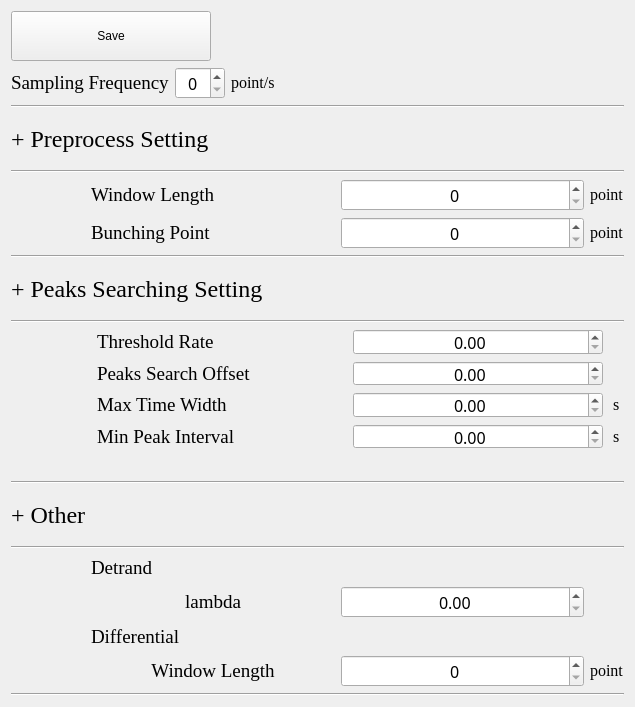
<?xml version="1.0" encoding="UTF-8"?>
<ui version="4.0">
 <class>Form</class>
 <widget class="QWidget" name="Form">
  <property name="geometry">
   <rect>
    <x>0</x>
    <y>0</y>
    <width>635</width>
    <height>707</height>
   </rect>
  </property>
  <property name="windowTitle">
   <string>Form</string>
  </property>
  <layout class="QGridLayout" name="gridLayout_3">
   <item row="21" column="0">
    <layout class="QHBoxLayout" name="horizontalLayout_2">
     <item>
      <spacer name="horizontalSpacer_3">
       <property name="orientation">
        <enum>Qt::Horizontal</enum>
       </property>
       <property name="sizeType">
        <enum>QSizePolicy::Fixed</enum>
       </property>
       <property name="sizeHint" stdset="0">
        <size>
         <width>80</width>
         <height>20</height>
        </size>
       </property>
      </spacer>
     </item>
     <item>
      <layout class="QGridLayout" name="gridLayout_4">
       <item row="3" column="1">
        <widget class="QSpinBox" name="differential_window_SpinBox">
         <property name="minimumSize">
          <size>
           <width>20</width>
           <height>0</height>
          </size>
         </property>
         <property name="font">
          <font>
           <family>Adobe Devanagari</family>
           <pointsize>12</pointsize>
          </font>
         </property>
         <property name="alignment">
          <set>Qt::AlignCenter</set>
         </property>
        </widget>
       </item>
       <item row="0" column="0">
        <widget class="QLabel" name="label_12">
         <property name="font">
          <font>
           <family>Times New Roman</family>
           <pointsize>14</pointsize>
          </font>
         </property>
         <property name="text">
          <string>Detrand</string>
         </property>
        </widget>
       </item>
       <item row="2" column="0">
        <widget class="QLabel" name="label_13">
         <property name="font">
          <font>
           <family>Times New Roman</family>
           <pointsize>14</pointsize>
          </font>
         </property>
         <property name="text">
          <string>Differential</string>
         </property>
        </widget>
       </item>
       <item row="1" column="1">
        <widget class="QDoubleSpinBox" name="detrand_lambda_SpinBox">
         <property name="minimumSize">
          <size>
           <width>30</width>
           <height>0</height>
          </size>
         </property>
         <property name="font">
          <font>
           <family>Adobe Devanagari</family>
           <pointsize>12</pointsize>
          </font>
         </property>
         <property name="alignment">
          <set>Qt::AlignCenter</set>
         </property>
         <property name="maximum">
          <double>10000000.000000000000000</double>
         </property>
        </widget>
       </item>
       <item row="1" column="0">
        <widget class="QLabel" name="label_10">
         <property name="font">
          <font>
           <family>Times New Roman</family>
           <pointsize>14</pointsize>
          </font>
         </property>
         <property name="text">
          <string>lambda</string>
         </property>
         <property name="alignment">
          <set>Qt::AlignCenter</set>
         </property>
        </widget>
       </item>
       <item row="3" column="0">
        <widget class="QLabel" name="label_11">
         <property name="font">
          <font>
           <family>Times New Roman</family>
           <pointsize>14</pointsize>
          </font>
         </property>
         <property name="text">
          <string>Window Length</string>
         </property>
         <property name="alignment">
          <set>Qt::AlignCenter</set>
         </property>
        </widget>
       </item>
       <item row="3" column="2">
        <widget class="QLabel" name="label_18">
         <property name="sizePolicy">
          <sizepolicy hsizetype="Maximum" vsizetype="Maximum">
           <horstretch>0</horstretch>
           <verstretch>0</verstretch>
          </sizepolicy>
         </property>
         <property name="font">
          <font>
           <family>Times New Roman</family>
           <pointsize>12</pointsize>
          </font>
         </property>
         <property name="text">
          <string>point</string>
         </property>
        </widget>
       </item>
      </layout>
     </item>
    </layout>
   </item>
   <item row="19" column="0">
    <widget class="QLabel" name="label_7">
     <property name="maximumSize">
      <size>
       <width>16777215</width>
       <height>50</height>
      </size>
     </property>
     <property name="font">
      <font>
       <family>Times New Roman</family>
       <pointsize>18</pointsize>
      </font>
     </property>
     <property name="text">
      <string>+ Other</string>
     </property>
    </widget>
   </item>
   <item row="17" column="0">
    <layout class="QFormLayout" name="formLayout">
     <item row="0" column="0">
      <spacer name="horizontalSpacer_2">
       <property name="orientation">
        <enum>Qt::Horizontal</enum>
       </property>
       <property name="sizeType">
        <enum>QSizePolicy::Fixed</enum>
       </property>
       <property name="sizeHint" stdset="0">
        <size>
         <width>80</width>
         <height>20</height>
        </size>
       </property>
      </spacer>
     </item>
     <item row="0" column="1">
      <layout class="QGridLayout" name="gridLayout_2">
       <item row="2" column="0">
        <widget class="QLabel" name="label_6">
         <property name="font">
          <font>
           <family>Times New Roman</family>
           <pointsize>14</pointsize>
          </font>
         </property>
         <property name="text">
          <string>Threshold Rate</string>
         </property>
        </widget>
       </item>
       <item row="3" column="0">
        <widget class="QLabel" name="label_5">
         <property name="font">
          <font>
           <family>Times New Roman</family>
           <pointsize>14</pointsize>
          </font>
         </property>
         <property name="text">
          <string>Peaks Search Offset</string>
         </property>
        </widget>
       </item>
       <item row="4" column="0">
        <widget class="QLabel" name="label_8">
         <property name="font">
          <font>
           <family>Times New Roman</family>
           <pointsize>14</pointsize>
          </font>
         </property>
         <property name="text">
          <string>Max Time Width</string>
         </property>
        </widget>
       </item>
       <item row="5" column="0">
        <widget class="QLabel" name="label_9">
         <property name="font">
          <font>
           <family>Times New Roman</family>
           <pointsize>14</pointsize>
          </font>
         </property>
         <property name="text">
          <string>Min Peak Interval</string>
         </property>
        </widget>
       </item>
       <item row="2" column="1">
        <widget class="QDoubleSpinBox" name="threshold_doubleSpinBox">
         <property name="minimumSize">
          <size>
           <width>20</width>
           <height>0</height>
          </size>
         </property>
         <property name="font">
          <font>
           <family>Adobe Devanagari</family>
           <pointsize>12</pointsize>
          </font>
         </property>
         <property name="alignment">
          <set>Qt::AlignCenter</set>
         </property>
        </widget>
       </item>
       <item row="3" column="1">
        <widget class="QDoubleSpinBox" name="offset_doubleSpinBox">
         <property name="minimumSize">
          <size>
           <width>20</width>
           <height>0</height>
          </size>
         </property>
         <property name="font">
          <font>
           <family>Adobe Devanagari</family>
           <pointsize>12</pointsize>
          </font>
         </property>
         <property name="alignment">
          <set>Qt::AlignCenter</set>
         </property>
        </widget>
       </item>
       <item row="4" column="1">
        <widget class="QDoubleSpinBox" name="timewindow_doubleSpinBox">
         <property name="minimumSize">
          <size>
           <width>20</width>
           <height>0</height>
          </size>
         </property>
         <property name="font">
          <font>
           <family>Adobe Devanagari</family>
           <pointsize>12</pointsize>
          </font>
         </property>
         <property name="alignment">
          <set>Qt::AlignCenter</set>
         </property>
        </widget>
       </item>
       <item row="5" column="1">
        <widget class="QDoubleSpinBox" name="peakInterval_doubleSpinBox">
         <property name="minimumSize">
          <size>
           <width>20</width>
           <height>0</height>
          </size>
         </property>
         <property name="font">
          <font>
           <family>Adobe Devanagari</family>
           <pointsize>12</pointsize>
          </font>
         </property>
         <property name="alignment">
          <set>Qt::AlignCenter</set>
         </property>
        </widget>
       </item>
       <item row="5" column="2">
        <widget class="QLabel" name="label_19">
         <property name="sizePolicy">
          <sizepolicy hsizetype="Maximum" vsizetype="Maximum">
           <horstretch>0</horstretch>
           <verstretch>0</verstretch>
          </sizepolicy>
         </property>
         <property name="font">
          <font>
           <family>Times New Roman</family>
           <pointsize>12</pointsize>
          </font>
         </property>
         <property name="text">
          <string> s </string>
         </property>
        </widget>
       </item>
       <item row="4" column="2">
        <widget class="QLabel" name="label_20">
         <property name="sizePolicy">
          <sizepolicy hsizetype="Maximum" vsizetype="Maximum">
           <horstretch>0</horstretch>
           <verstretch>0</verstretch>
          </sizepolicy>
         </property>
         <property name="font">
          <font>
           <family>Times New Roman</family>
           <pointsize>12</pointsize>
          </font>
         </property>
         <property name="text">
          <string> s </string>
         </property>
        </widget>
       </item>
      </layout>
     </item>
    </layout>
   </item>
   <item row="10" column="0">
    <widget class="QLabel" name="label">
     <property name="maximumSize">
      <size>
       <width>16777215</width>
       <height>50</height>
      </size>
     </property>
     <property name="font">
      <font>
       <family>Times New Roman</family>
       <pointsize>18</pointsize>
      </font>
     </property>
     <property name="text">
      <string>+ Preprocess Setting</string>
     </property>
    </widget>
   </item>
   <item row="12" column="0">
    <layout class="QHBoxLayout" name="horizontalLayout">
     <item>
      <spacer name="horizontalSpacer">
       <property name="orientation">
        <enum>Qt::Horizontal</enum>
       </property>
       <property name="sizeType">
        <enum>QSizePolicy::Fixed</enum>
       </property>
       <property name="sizeHint" stdset="0">
        <size>
         <width>80</width>
         <height>20</height>
        </size>
       </property>
      </spacer>
     </item>
     <item>
      <layout class="QGridLayout" name="gridLayout">
       <item row="0" column="0">
        <widget class="QLabel" name="label_4">
         <property name="font">
          <font>
           <family>Times New Roman</family>
           <pointsize>14</pointsize>
          </font>
         </property>
         <property name="text">
          <string>Window Length</string>
         </property>
        </widget>
       </item>
       <item row="1" column="0">
        <widget class="QLabel" name="label_3">
         <property name="font">
          <font>
           <family>Times New Roman</family>
           <pointsize>14</pointsize>
          </font>
         </property>
         <property name="text">
          <string>Bunching Point</string>
         </property>
        </widget>
       </item>
       <item row="0" column="1">
        <widget class="QSpinBox" name="preprocess_window_spinBox">
         <property name="minimumSize">
          <size>
           <width>20</width>
           <height>0</height>
          </size>
         </property>
         <property name="font">
          <font>
           <family>Adobe Devanagari</family>
           <pointsize>12</pointsize>
          </font>
         </property>
         <property name="alignment">
          <set>Qt::AlignCenter</set>
         </property>
        </widget>
       </item>
       <item row="1" column="1">
        <widget class="QSpinBox" name="bunching_spinBox">
         <property name="minimumSize">
          <size>
           <width>30</width>
           <height>0</height>
          </size>
         </property>
         <property name="font">
          <font>
           <family>Adobe Devanagari</family>
           <pointsize>12</pointsize>
          </font>
         </property>
         <property name="alignment">
          <set>Qt::AlignCenter</set>
         </property>
        </widget>
       </item>
       <item row="0" column="2">
        <widget class="QLabel" name="label_16">
         <property name="sizePolicy">
          <sizepolicy hsizetype="Maximum" vsizetype="Maximum">
           <horstretch>0</horstretch>
           <verstretch>0</verstretch>
          </sizepolicy>
         </property>
         <property name="font">
          <font>
           <family>Times New Roman</family>
           <pointsize>12</pointsize>
          </font>
         </property>
         <property name="text">
          <string>point</string>
         </property>
        </widget>
       </item>
       <item row="1" column="2">
        <widget class="QLabel" name="label_17">
         <property name="sizePolicy">
          <sizepolicy hsizetype="Maximum" vsizetype="Maximum">
           <horstretch>0</horstretch>
           <verstretch>0</verstretch>
          </sizepolicy>
         </property>
         <property name="font">
          <font>
           <family>Times New Roman</family>
           <pointsize>12</pointsize>
          </font>
         </property>
         <property name="text">
          <string>point</string>
         </property>
        </widget>
       </item>
      </layout>
     </item>
    </layout>
   </item>
   <item row="15" column="0">
    <widget class="QLabel" name="label_2">
     <property name="maximumSize">
      <size>
       <width>16777215</width>
       <height>50</height>
      </size>
     </property>
     <property name="font">
      <font>
       <family>Times New Roman</family>
       <pointsize>18</pointsize>
      </font>
     </property>
     <property name="text">
      <string>+ Peaks Searching Setting</string>
     </property>
    </widget>
   </item>
   <item row="1" column="0">
    <layout class="QHBoxLayout" name="horizontalLayout_3">
     <property name="sizeConstraint">
      <enum>QLayout::SetMaximumSize</enum>
     </property>
     <item>
      <widget class="QLabel" name="label_14">
       <property name="sizePolicy">
        <sizepolicy hsizetype="Maximum" vsizetype="Preferred">
         <horstretch>0</horstretch>
         <verstretch>0</verstretch>
        </sizepolicy>
       </property>
       <property name="maximumSize">
        <size>
         <width>16777215</width>
         <height>50</height>
        </size>
       </property>
       <property name="font">
        <font>
         <family>Times New Roman</family>
         <pointsize>14</pointsize>
        </font>
       </property>
       <property name="text">
        <string>Sampling Frequency</string>
       </property>
      </widget>
     </item>
     <item>
      <widget class="QSpinBox" name="sampling_spinBox">
       <property name="sizePolicy">
        <sizepolicy hsizetype="Maximum" vsizetype="Fixed">
         <horstretch>0</horstretch>
         <verstretch>0</verstretch>
        </sizepolicy>
       </property>
       <property name="maximumSize">
        <size>
         <width>50</width>
         <height>16777215</height>
        </size>
       </property>
       <property name="font">
        <font>
         <family>Adobe Devanagari</family>
         <pointsize>12</pointsize>
        </font>
       </property>
       <property name="alignment">
        <set>Qt::AlignCenter</set>
       </property>
       <property name="maximum">
        <number>1000</number>
       </property>
      </widget>
     </item>
     <item>
      <widget class="QLabel" name="label_15">
       <property name="sizePolicy">
        <sizepolicy hsizetype="Maximum" vsizetype="Maximum">
         <horstretch>0</horstretch>
         <verstretch>0</verstretch>
        </sizepolicy>
       </property>
       <property name="font">
        <font>
         <family>Times New Roman</family>
         <pointsize>12</pointsize>
        </font>
       </property>
       <property name="text">
        <string>point/s</string>
       </property>
      </widget>
     </item>
     <item>
      <spacer name="horizontalSpacer_4">
       <property name="orientation">
        <enum>Qt::Horizontal</enum>
       </property>
       <property name="sizeHint" stdset="0">
        <size>
         <width>40</width>
         <height>20</height>
        </size>
       </property>
      </spacer>
     </item>
    </layout>
   </item>
   <item row="16" column="0">
    <widget class="Line" name="line_2">
     <property name="orientation">
      <enum>Qt::Horizontal</enum>
     </property>
    </widget>
   </item>
   <item row="11" column="0">
    <widget class="Line" name="line">
     <property name="orientation">
      <enum>Qt::Horizontal</enum>
     </property>
    </widget>
   </item>
   <item row="20" column="0">
    <widget class="Line" name="line_3">
     <property name="orientation">
      <enum>Qt::Horizontal</enum>
     </property>
    </widget>
   </item>
   <item row="22" column="0">
    <widget class="Line" name="line_5">
     <property name="orientation">
      <enum>Qt::Horizontal</enum>
     </property>
    </widget>
   </item>
   <item row="13" column="0">
    <widget class="Line" name="line_6">
     <property name="orientation">
      <enum>Qt::Horizontal</enum>
     </property>
    </widget>
   </item>
   <item row="18" column="0">
    <widget class="Line" name="line_4">
     <property name="orientation">
      <enum>Qt::Horizontal</enum>
     </property>
    </widget>
   </item>
   <item row="9" column="0">
    <widget class="Line" name="line_7">
     <property name="orientation">
      <enum>Qt::Horizontal</enum>
     </property>
    </widget>
   </item>
   <item row="0" column="0">
    <layout class="QHBoxLayout" name="horizontalLayout_4">
     <item>
      <widget class="QPushButton" name="save_pushButton">
       <property name="sizePolicy">
        <sizepolicy hsizetype="Fixed" vsizetype="Fixed">
         <horstretch>0</horstretch>
         <verstretch>0</verstretch>
        </sizepolicy>
       </property>
       <property name="minimumSize">
        <size>
         <width>200</width>
         <height>50</height>
        </size>
       </property>
       <property name="text">
        <string>Save</string>
       </property>
      </widget>
     </item>
     <item>
      <spacer name="horizontalSpacer_5">
       <property name="orientation">
        <enum>Qt::Horizontal</enum>
       </property>
       <property name="sizeHint" stdset="0">
        <size>
         <width>40</width>
         <height>20</height>
        </size>
       </property>
      </spacer>
     </item>
    </layout>
   </item>
  </layout>
 </widget>
 <resources/>
 <connections/>
</ui>
